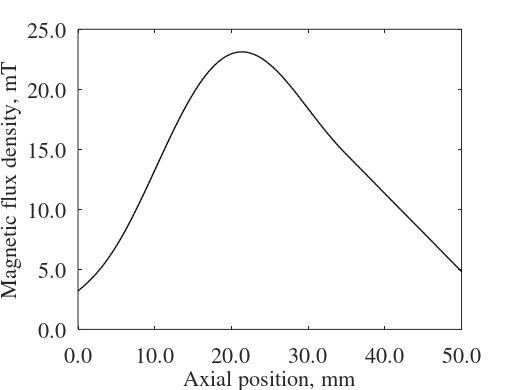

This chart was generated by the following MATLAB code: (Note: this script raises an error after producing the figure.)
%Magnetic field calculater of SPT-100
%
%clear all
set(0,'defaultAxesFontName', 'Times');
set(0,'defaultTextFontName', 'Times');
set(0,'defaultUicontrolFontSize',16);
set(0,'defaultAxesFontSize',16);
set(gcf, 'PaperPositionMode', 'manual');
set(gcf, 'PaperUnits', 'inches');

PI = 3.1415926535893;
nx = 240;
ny = 240;
nxd= 48;
nyd= 48;
ratio = 5;
XL = 0.05;
YL = 0.015;
dx = XL/(nx-1);
dy = YL/(ny-1);
xx = 0:dx:XL;
yy = 0:dy:YL;
xxd = 0:XL/(nxd-1):XL;
yyd = 0:YL/(nyd-1):YL;
white = zeros(ny,nx);
br    = zeros(ny,nx); %Radial magnetic flux density [T]
bz    = zeros(ny,nx); %Axial magnetic flux density [T]
babs  = zeros(ny,nx); 
brcen = zeros(1,nx);
brcen2 = zeros(1,nx);
brdata = zeros(nxd*nyd,1);

%The first point is to reproduce Br at centerline

c6 =-1.739302e+8;
c5 = 1.996393e+7;
c4 =-7.588146e+5;
c3 = 8.951234e+3;
c2 = 1.536892e+1;
c1 = 5.324089e-1;
c0 = 3.204751e-3;

for i = 1:1:nx
   if i<=floor(nx*0.70)
      brcen(1,i) = c6*xx(i)^6+c5*xx(i)^5+c4*xx(i)^4+c3*xx(i)^3+c2*xx(i)^2+c1*xx(i)+c0;
   else
      brcen(1,i)=2.5*brcen(1,i-1)-2*brcen(1,i-2)+0.5*brcen(1,i-3);
   end
end

%Shielded magnetic field
bo = nx/2;
for i = bo:1:nx
   brcen2(1,i) = c6*xx(i)^6+c5*xx(i)^5+c4*xx(i)^4+c3*xx(i)^3+c2*xx(i)^2+c1*xx(i)+c0;
end
c6 = 2.27186413E+09;
c5 =-1.33870441E+08;
c4 = 2.37358937E+06;
c3 =-1.18164059E+04;
c2 = 5.51909707E+01;
c1 =-7.66666435E-02;
c0 = 1.99999784E-04;
for i = 1:1:bo-1
   brcen2(1,i) = c6*xx(i)^6+c5*xx(i)^5+c4*xx(i)^4+c3*xx(i)^3+c2*xx(i)^2+c1*xx(i)+c0;
end
%Normally comment out
%brcen(1,:) = brcen2(1,:);

yfunc = zeros(ny,1);
xfunc = zeros(1,nx);
for j = 1:1:ny
   for i = 1:1:nx
      yfunc(j,1) = 1-2*(j-1)/(ny-1);
      xfunc(1,i) = -0.4+1.6*(((i-1)-(nx-1))/(nx-1))^2;
      theta = 0.5*PI+0.4*PI*yfunc(j,1)*xfunc(1,i);
      bstr  = brcen(1,i);
      br(j,i) = bstr*sin(theta);
      bz(j,i) = bstr*cos(theta);
      babs(j,i)= sqrt(bz(j,i)^2+br(j,i)^2);
   end
end


%set(gcf, 'PaperPosition', [2 1 6.8 5.2]);
set(gcf, 'PaperPosition', [2 1 5.1 3.9]);
plot(xx(1,:),brcen(1,:)*1e3,'k-','LineWidth',1.0);
hold on
%plot(xx(1,:),tecen(1,:),'b--','LineWidth',1.0);
%hold on
%plot(xx(1,:),tecen1(1,:),'k--','LineWidth',1.0);
%hold off
set(gca,'XLim', [0,XL]);
set(gca,'YLim', [0,25]);
set(gca,'XTick',[0 0.01 0.02 0.03 0.04 0.05])
set(gca,'XTickLabel',{'0.0','10.0','20.0','30.0','40.0','50.0'})
set(gca,'YTick',[0 5 10 15 20 25])
set(gca,'YTickLabel',{'0.0','5.0','10.0','15.0','20.0','25.0'})
xlabel('Axial position, mm','FontSize',16)
%ylabel({'Magnetic flux density, mT','Electron temperature, eV'},'FontSize',16)
ylabel({'Magnetic flux density, mT'},'FontSize',16)
%legend('Magnetic flux density','Electron temperature','Location','NorthEast')
saveas(figure(1),'/Users/kawashima/Dropbox/HZT2D/figure/datafile/Brcenter.png');
hold off

for j = 1:1:nyd
   for i = 1:1:nxd
      ip = (i-1)*ratio+1;
      jp = (j-1)*ratio+1;
      brdata(nxd*(j-1)+i) = brcen(1,ip);
   end
end
MFdata  = brdata;
dlmwrite(strcat('/Users/kawashima/Dropbox/HZT2D/program/','SPT100MF48.dat'),MFdata, 'delimiter', '\t','precision','%20.10e');


%byy  = reshape(bydata,nxd,nyd)';

